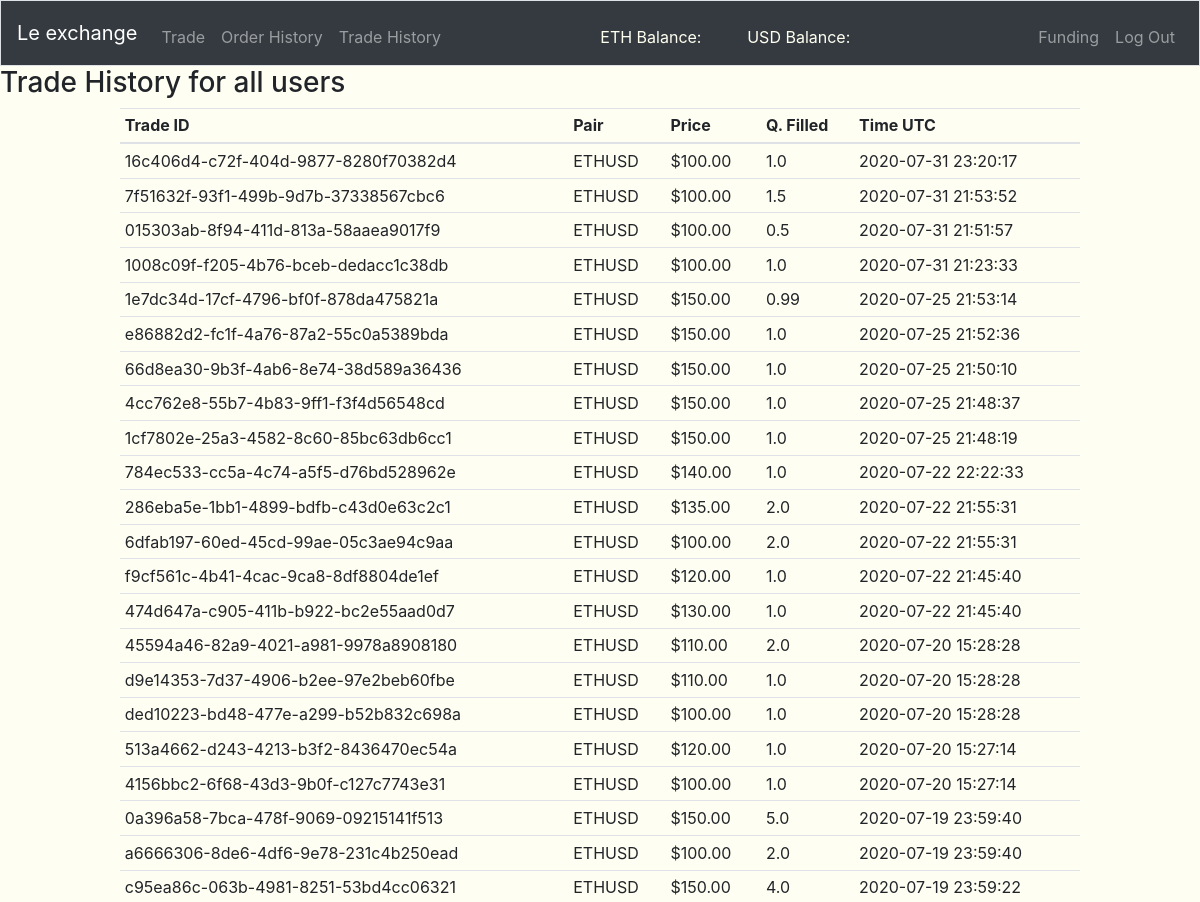
/trade-history (signed in, upper part), run on an earlier commit of the app's database.
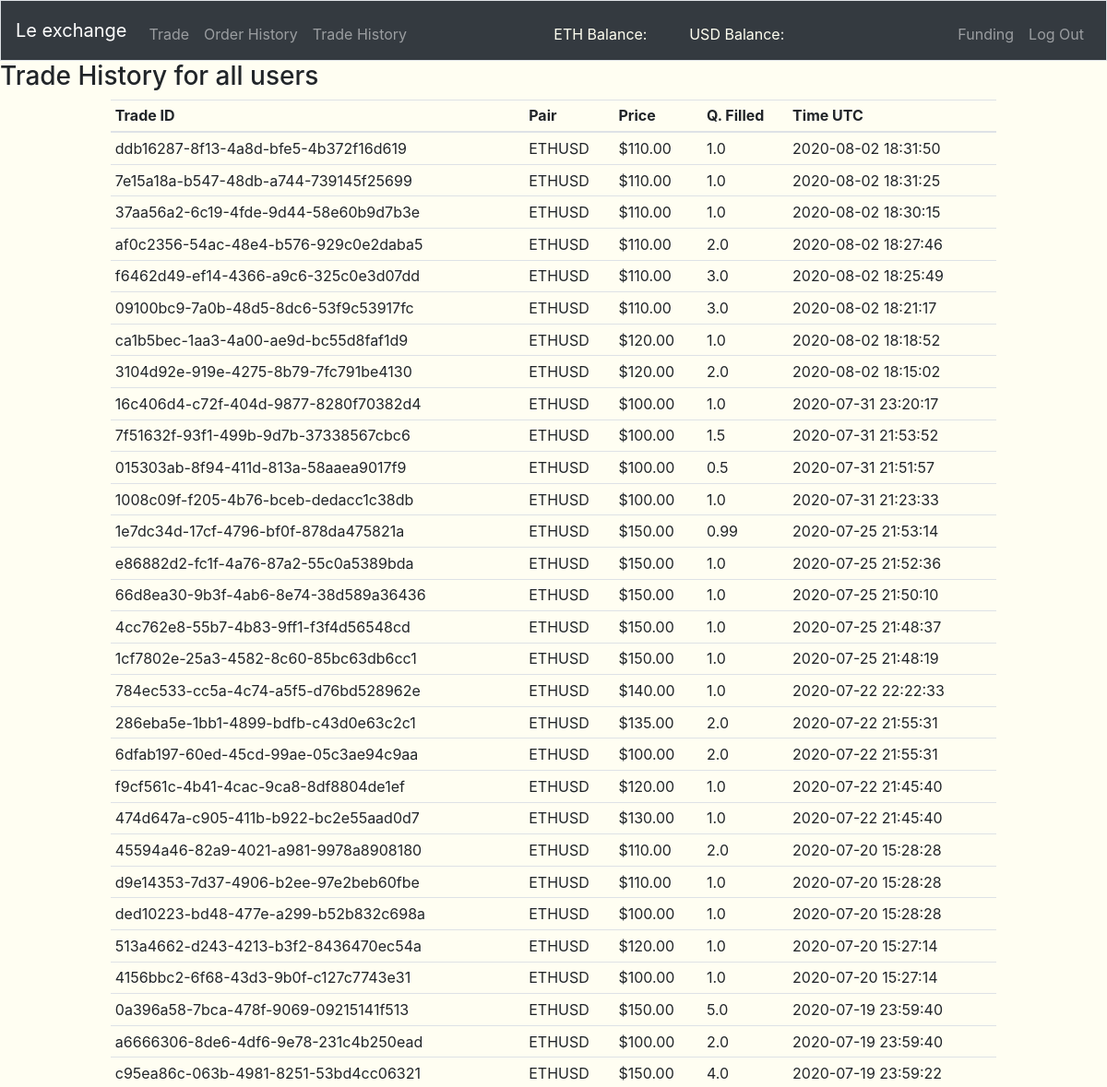
And on a later commit of the database.
### tables this page shows
CREATE TABLE "trade_history" (
	"trade_id"	VARCHAR(255),
	"pair"	VARCHAR(255) NOT NULL,
	"price"	REAL NOT NULL,
	"quantity"	REAL NOT NULL,
	"taker_order"	VARCHAR(255) NOT NULL,
	"maker_order"	VARCHAR(255) NOT NULL,
	"time"	INTEGER NOT NULL,
	PRIMARY KEY("trade_id")
);

### views.py (the view)
@app.route('/trade-history', methods=["GET"])
@login_required
def trade_history():
    trade_history = db.execute(
        "SELECT * FROM trade_history ORDER BY time DESC")
    return render_template("trade_history.html", trade_history=trade_history)

### app.py (called while the page is built)
@app.after_request
def after_request(response):
    response.headers["Cache-Control"] = "no-cache, no-store, must-revalidate"
    response.headers["Expires"] = 0
    response.headers["Pragma"] = "no-cache"
    return response

### helper.py (called while the page is built)
def login_required(f):
    @wraps(f)
    def decorated_function(*args, **kwargs):
        if session.get("user_id") is None:
            return redirect("/login"), 403
        return f(*args, **kwargs)
    return decorated_function

def usd(value):
    return f"${value:,.2f}"

def timeformater(time):
    return datetime.datetime.utcfromtimestamp(time)

### templates/trade_history.html (shortened to what this page needs)
{% extends "layout.html" %}
{% block main %}
<h3>Trade History for all users</h3>
<table class="table table-hover table-sm" style="width: 80%; margin-left: auto; margin-right: auto;">
  <thead s>
    <tr>
      <th scope="col">Trade ID</th>
      <th scope="col">Pair</th>
      <th scope="col">Price</th>
      <th scope="col">Q. Filled</th>
      <th scope="col">Time UTC</th>
    </tr>
  </thead>
  <tbody>
    {% for i in trade_history %}
      <tr>
        <td>{{i.trade_id}}</td>
        <td>{{i.pair}}</td>
        <td>{{i.price|usd}}</td>
        <td>{{i.quantity}}</td>
        <td>{{i.time|timeformater}}</td>
      </tr>
    {% endfor %}
  </tbody>
</table>
{% endblock %}

### templates/layout.html (shortened to what this page needs)
<!DOCTYPE html>
<html lang="en">
    <head>
      <link href="static/styles.css" rel="stylesheet">
      <link rel="stylesheet" href="https://stackpath.bootstrapcdn.com/bootstrap/4.4.1/css/bootstrap.min.css">
    </head>
    <body style="background-color: #fffef2;">
      <nav class="navbar navbar-expand-md navbar-dark bg-dark border">
        <a class="navbar-brand" href="/">Le exchange</a>
        <div class="collapse navbar-collapse" id="navbar">
            {% if session.user_id %}
                <ul class="navbar-nav mr-auto mt-2">
                    <li class="nav-item"><a class="nav-link" href="/trade">Trade</a></li>
                    <li class="nav-item"><a class="nav-link" href="/order-history">Order History</a></li>
                    <li class="nav-item"><a class="nav-link" href="/trade-history">Trade History</a></li>
                </ul>
                <ul class="navbar-nav mr-auto mt-2 container" style="width: 30%;">
                    <li class="nav-item col" style="color: ivory;">ETH Balance: </li><div style="color: fuchsia;" id="user_navbar_eth_balance"></div>
                    <li class="nav-item col" style="color: ivory;">USD Balance: </li><div style="color: greenyellow;" id="user_navbar_usd_balance"></div>
                </ul>
                <ul class="navbar-nav ml-auto mt-2">
                    <li class="nav-item"><a class="nav-link" href="/funding">Funding</a></li>
                    <li class="nav-item"><a class="nav-link" href="/logout">Log Out</a></li>
                </ul>
            {% else %}
                <ul class="navbar-nav ml-auto mt-2">
                    <li class="nav-item"><a class="nav-link" href="/register">Register</a></li>
                    <li class="nav-item"><a class="nav-link" href="/login">Log In</a></li>
                </ul>
            {% endif %}
        </div>
    </nav>
        {% block main %}{% endblock %}
      </body>
</html>

What changed in the data, as far as the page shows it:
added trade_history: trade_id "ddb16287-8f13-4a8d-bfe5-4b372f16d619", pair "ETHUSD", price "$110.00", quantity "1.0", time "2020-08-02 18:31:50"
added trade_history: trade_id "7e15a18a-b547-48db-a744-739145f25699", pair "ETHUSD", price "$110.00", quantity "1.0", time "2020-08-02 18:31:25"
added trade_history: trade_id "37aa56a2-6c19-4fde-9d44-58e60b9d7b3e", pair "ETHUSD", price "$110.00", quantity "1.0", time "2020-08-02 18:30:15"
added trade_history: trade_id "af0c2356-54ac-48e4-b576-929c0e2daba5", pair "ETHUSD", price "$110.00", quantity "2.0", time "2020-08-02 18:27:46"
added trade_history: trade_id "f6462d49-ef14-4366-a9c6-325c0e3d07dd", pair "ETHUSD", price "$110.00", quantity "3.0", time "2020-08-02 18:25:49"
added trade_history: trade_id "09100bc9-7a0b-48d5-8dc6-53f9c53917fc", pair "ETHUSD", price "$110.00", quantity "3.0", time "2020-08-02 18:21:17"
added trade_history: trade_id "ca1b5bec-1aa3-4a00-ae9d-bc55d8faf1d9", pair "ETHUSD", price "$120.00", quantity "1.0", time "2020-08-02 18:18:52"
added trade_history: trade_id "3104d92e-919e-4275-8b79-7fc791be4130", pair "ETHUSD", price "$120.00", quantity "2.0", time "2020-08-02 18:15:02"
